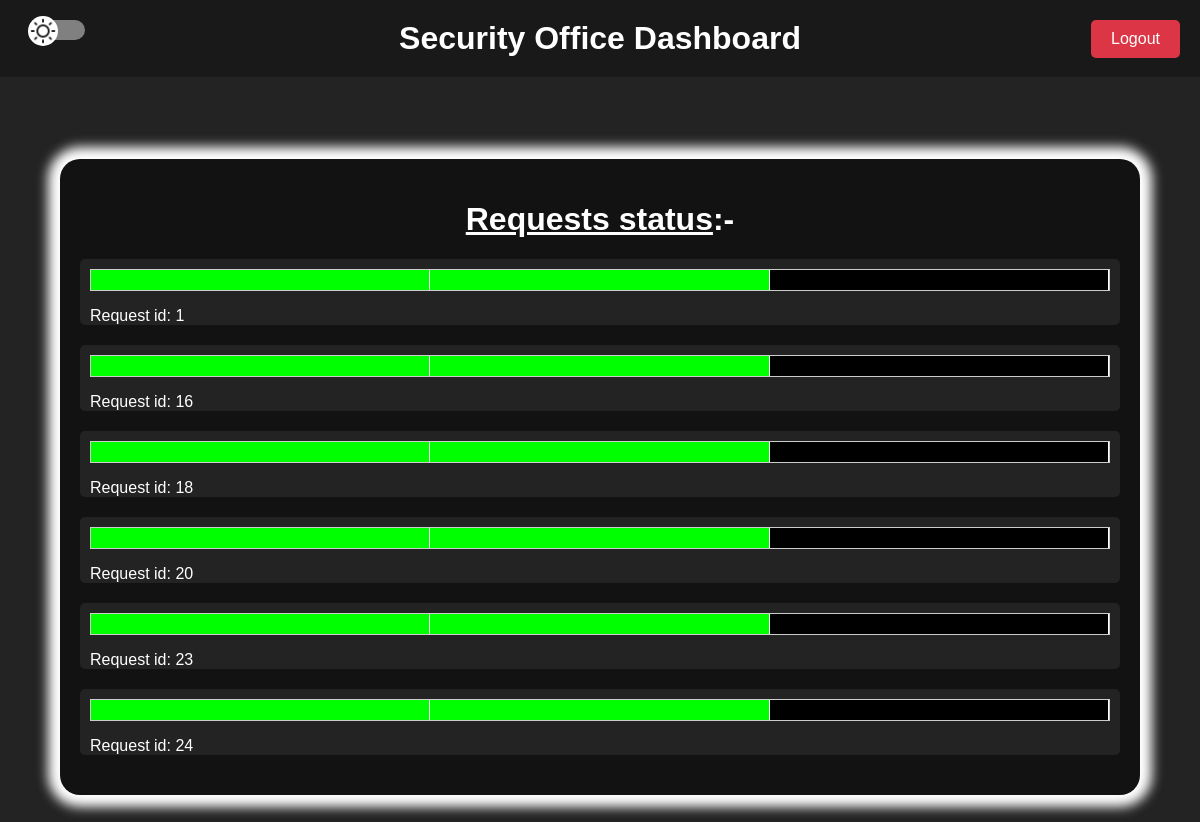
/so/dashboard (signed in), run on the app's committed database.
### tables this page shows
CREATE TABLE "status" (
        request_id INTEGER NOT NULL UNIQUE,
        fa_approved INTEGER,
        sw_approved INTEGER,
        so_approved INTEGER,
        ongoing BOOLEAN,
        FOREIGN KEY (request_id) REFERENCES requests(request_id)
    );

CREATE TABLE "requests" (
        request_id INTEGER PRIMARY KEY AUTOINCREMENT NOT NULL UNIQUE,
        date DATE NOT NULL,
        start_time TIME NOT NULL,
        end_time TIME NOT NULL,
        room_block VARCHAR(10) NOT NULL,
        room_no VARCHAR(10) NOT NULL,
        club_id INTEGER NOT NULL,
        reason VARCHAR(100),
        type_of_event VARCHAR(100),
        remarks VARCHAR(1000),
        FOREIGN KEY (club_id) REFERENCES clubs(club_id)
    );

### app.py (the view)
@so.route('/dashboard')
def dashboard():
    if 'so_username' not in session:
        flash('You need to login first.', 'error')
        return redirect(url_for('so.so_index'))
    conn = connect_db()
    cursor = conn.cursor()
    cursor.execute("SELECT r.request_id, club_name, r.date, r.start_time, r.end_time, r.room_block, r.room_no, r.club_id, r.reason, r.type_of_event, r.remarks, s.fa_approved, s.sw_approved, s.so_approved, s.ongoing FROM requests r LEFT JOIN status s ON r.request_id = s.request_id JOIN clubs c ON r.club_id = c.club_id WHERE (fa_approved + sw_approved + so_approved)=2 and ongoing=1")
    data = cursor.fetchall()
    conn.close()
    return render_template('so_dashboard.html', data=data)

### app.py (called while the page is built)
def connect_db():
    return sqlite3.connect('classroom_allotment_system.db')

### templates/so/so_dashboard.html (shortened to what this page needs)
<!DOCTYPE html>
<html lang="en">
<head>
</head>
<body class="dark-mode">
    <div class="dark-mode-toggle">
        <label for="darkModeToggle"></label>
    </div>
    <div class="header">
        <h1>Security Office Dashboard</h1>
            <div class="logout-button">
                <form action="/sw/logout" method="GET">
                    <button type="submit">Logout</button>
                </form>
            </div>
    </div>
    <div class="content">
    <div class="dashboard-container">
        <div class="panel" id="panel">
            <u><h1 style="text-align: center;">Requests status</u>:-</h1>
            {% for row in data %}
                <div class="request-item" onclick="openModal('{{ row[0] }}')">
                    <div class="request-status-bar">
                        {% if row[-1] == 1 %}
                            <div class="stage {% if row[-4] == 1 %} fa-approved {% else %} black {% endif %}"></div>
                            <div class="stage {% if row[-3] == 1 %} sw-approved {% else %} black {% endif %}"></div>
                            <div class="stage {% if row[-2] == 1 %} so-approved {% else %} black {% endif %}"></div>
                            {% else %}
                            <div class="stage {% if row[-4] == 1 %} fa-approved {% else %} red {% endif %}"></div>
                            <div class="stage {% if row[-3] == 1 %} sw-approved {% else %} red {% endif %}"></div>
                            <div class="stage {% if row[-2] == 1 %} so-approved {% else %} red {% endif %}"></div>
                        {% endif %}
                    </div>
                    <p>Request id: {{ row[0] }}</p>
                </div>
            {% endfor %}
        </div>
    </div>
</body>
</html>

### templates/so/so_dashboard.html (style rules this page uses)
.dark-mode-toggle { position: fixed; top: 20px; left: 40px; z-index: 1000; }
.dark-mode-toggle label { display: inline-block; width: 45px; height: 20px; background-color: grey; border-radius: 10px; position: relative; cursor: pointer; }
.dark-mode-toggle label::after { content: ''; width: 30px; height: 30px; background-color: white; background-image: url('/static/sun.png'); background-size: cover; border-radius: 50%; position: absolute; top: -4px; left: -12px; transition: 0.5s ease; }
body { margin: 0; padding: 0; font-family: Arial, sans-serif; min-height: 100vh; }
.header { background-color: transparent; box-shadow: 0 2px 4px rgba(0, 0, 0, 1); top: 0; width: 100%; z-index: 1000; }
.header h1 { text-align: center; margin: 0; padding: 20px 0; }
.logout-button { position: absolute; top: 20px; right: 20px; }
.logout-button button { padding: 10px 20px; border: none; border-radius: 5px; background-color: #dc3545; margin-top: 0px; color: #fff; font-size: 16px; cursor: pointer; transition: 0.3s ease; }
.content { font-family: Arial, sans-serif; display: flex; justify-content: center; align-items: center; min-height: 100vh; background-color: #f2f2f2; }
.dashboard-container { display: flex; width: 95%; margin: auto; overflow: hidden; background-color: transparent; }
.panel { flex: 1; padding: 20px; border-radius: 20px; overflow: hidden; background-color: #fff; margin: 30px; box-shadow: 0px 0px 12px 12px rgba(255, 255, 255, 1); }
.request-item { padding-top: 10px; padding-right: 10px; padding-left: 10px; margin-bottom: 20px; border-radius: 5px; }
.request-status-bar { display: flex; align-items: center; height: 20px; border: 1px solid #ccc; margin-bottom: 5px; }
.stage { flex: 1; height: 100%; border-right: 1px solid white; background-color: black; }
.stage.fa-approved, .stage.sw-approved, .stage.so-approved, .stage.approved { background-color: lime; }
.stage.black { background-color: black; }
button { padding: 10px 20px; border: none; border-radius: 5px; background-color: #007bff; margin-top: 30px; color: #fff; font-size: 16px; cursor: pointer; transition: background-color 0.3s ease; }
.dark-mode .content, .dark-mode .request-item, .dark-mode .request-details { background-color: rgba(35, 35, 35); color: #fff; border-color: #555; }
.dark-mode .panel { background-color: #121212; color: #fff; border-color: #555; border-radius: 20px; box-shadow: 0px 0px 12px 12px rgba(255, 255, 255, 1); }
.dark-mode .header { background-color: rgb(25, 25, 25); color: #fff; }

### data on the page
status: ongoing True (drawn), request_id "1"
status: ongoing True (drawn), request_id "16"
status: ongoing True (drawn), request_id "18"
status: ongoing True (drawn), request_id "20"
status: ongoing True (drawn), request_id "23"
status: ongoing True (drawn), request_id "24"
